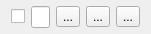
<?xml version="1.0" encoding="UTF-8"?>
<ui version="4.0">
 <class>CustomScriptsListItem</class>
 <widget class="QFrame" name="CustomScriptsListItem">
  <property name="geometry">
   <rect>
    <x>0</x>
    <y>0</y>
    <width>151</width>
    <height>34</height>
   </rect>
  </property>
  <property name="sizePolicy">
   <sizepolicy hsizetype="Preferred" vsizetype="Fixed">
    <horstretch>0</horstretch>
    <verstretch>0</verstretch>
   </sizepolicy>
  </property>
  <layout class="QHBoxLayout">
   <property name="topMargin">
    <number>4</number>
   </property>
   <property name="bottomMargin">
    <number>4</number>
   </property>
   <item>
    <widget class="QCheckBox" name="checkBox_Enable">
     <property name="toolTip">
      <string>If unchecked this script will be ignored</string>
     </property>
     <property name="text">
      <string/>
     </property>
    </widget>
   </item>
   <item>
    <widget class="QLineEdit" name="lineEdit_filepath">
     <property name="minimumSize">
      <size>
       <width>1</width>
       <height>0</height>
      </size>
     </property>
     <property name="text">
      <string/>
     </property>
    </widget>
   </item>
   <item>
    <widget class="QToolButton" name="b_Choose">
     <property name="toolTip">
      <string>Choose a new filepath for this script</string>
     </property>
     <property name="text">
      <string>...</string>
     </property>
     <property name="icon">
      <iconset resource="../resources/images.qrc">
       <normaloff>:/icons/folder.ico</normaloff>:/icons/folder.ico</iconset>
     </property>
    </widget>
   </item>
   <item>
    <widget class="QToolButton" name="b_Edit">
     <property name="toolTip">
      <string>Open this script file</string>
     </property>
     <property name="text">
      <string>...</string>
     </property>
     <property name="icon">
      <iconset resource="../resources/images.qrc">
       <normaloff>:/icons/file_edit.ico</normaloff>:/icons/file_edit.ico</iconset>
     </property>
    </widget>
   </item>
   <item>
    <widget class="QToolButton" name="b_Delete">
     <property name="toolTip">
      <string>Remove this script</string>
     </property>
     <property name="text">
      <string>...</string>
     </property>
     <property name="icon">
      <iconset resource="../resources/images.qrc">
       <normaloff>:/icons/delete.ico</normaloff>:/icons/delete.ico</iconset>
     </property>
    </widget>
   </item>
  </layout>
 </widget>
 <resources>
  <include location="../resources/images.qrc"/>
 </resources>
 <connections/>
</ui>
